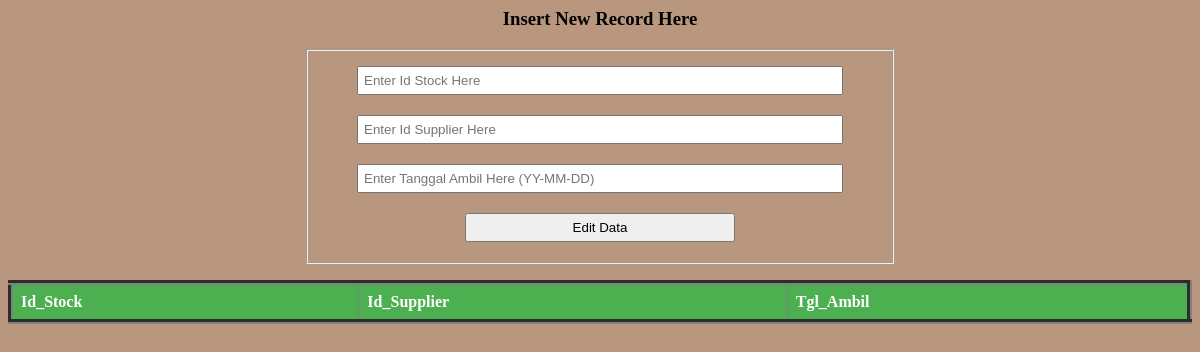
The app's page /provide.php, older data.
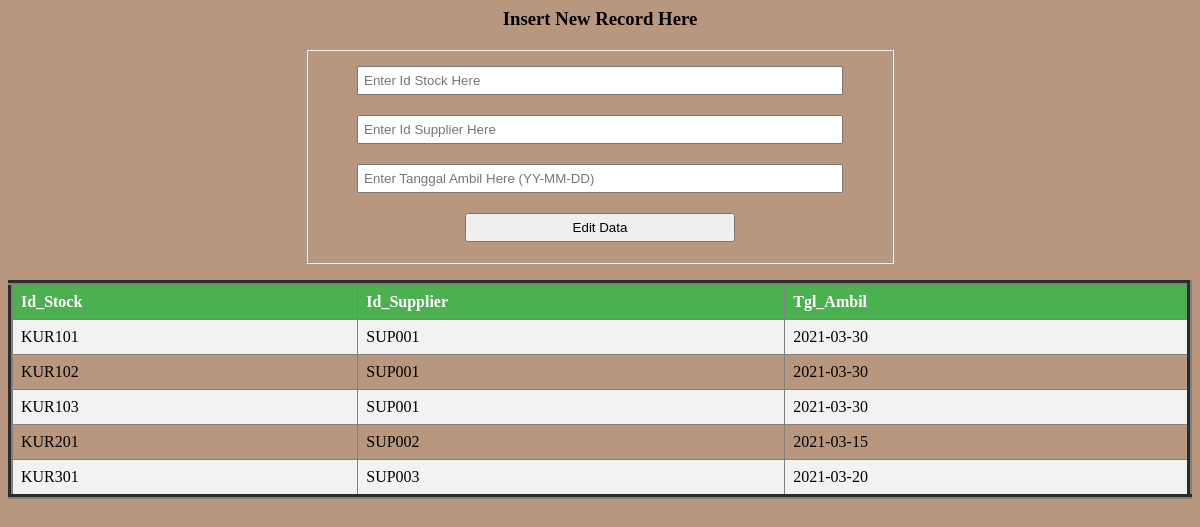
The same page, newer data.
### tables this page shows
create table provide (
    Id_Stock varchar (15) not null,
    Id_Supplier varchar (15) not null,
    Tgl_Ambil date not null,
    foreign key (Id_Stock) references stock (Id_Stock),
    foreign key (Id_Supplier) references stock (Id_Supplier)
);

### provide.php (the view, shortened to what this page needs)
<body bgcolor= #b8977e>
<div style="width: 50%; margin: 0 auto; border: 2px double #FF000";
    background-color: white; box-shadow: 1px 1px 10px 1px;">
    <h3 align="center">Insert New Record Here </h3>
<form action="" method="Post">
    <fieldset>
    <div style="padding: 10px; text-align: center;">
          <input type="text" name="Id_Stock" value="" placeholder="Enter Id Stock Here"
          style="padding: 5px; width : 90%">
      </div>
      <div style="padding: 10px; text-align: center;">
          <input type="text" name="Id_Supplier" value="" placeholder="Enter Id Supplier Here"
          style="padding: 5px; width : 90%">
      </div>
      <div style="padding: 10px; text-align: center;">
          <input type="text" name="Tgl_Ambil" value="" placeholder="Enter Tanggal Ambil Here (YY-MM-DD)"
          style="padding: 5px; width : 90%">
      </div>
      <div style="padding: 10px; text-align: center;">
          <input type="submit" name="ins" value="Edit Data"
          style="padding: 5px; width : 50%">
      </div>
      </fieldset>
</form>
</div>
<?php
$con = mysqli_connect("localhost","root","admin","kurma");
$s=mysqli_query($con,"select * from provide");
?>
<table border = 5>
    <tr>
        <th>Id_Stock</th>
        <th>Id_Supplier</th>
        <th>Tgl_Ambil</th>
    </tr>
<?php
while($r = mysqli_fetch_array($s))
{
?>
    <tr>
        <td><?php echo $r['Id_Stock']; ?></td>
        <td><?php echo $r['Id_Supplier']; ?></td>
        <td><?php echo $r['Tgl_Ambil']; ?></td>
    </tr>
<?php
}
?>
</table>

### provide.php (style rules this page uses)
table { border-collapse: collapse; width: 100%; }
th, td { text-align: left; padding: 8px; }
tr:nth-child(even) { background-color: #f2f2f2 }
th { background-color: #4CAF50; color: white; }

Row changes from the older to the newer data that the page shows:
added provide: Id_Stock "KUR101", Id_Supplier "SUP001", Tgl_Ambil "2021-03-30"
added provide: Id_Stock "KUR102", Id_Supplier "SUP001", Tgl_Ambil "2021-03-30"
added provide: Id_Stock "KUR103", Id_Supplier "SUP001", Tgl_Ambil "2021-03-30"
added provide: Id_Stock "KUR201", Id_Supplier "SUP002", Tgl_Ambil "2021-03-15"
added provide: Id_Stock "KUR301", Id_Supplier "SUP003", Tgl_Ambil "2021-03-20"
